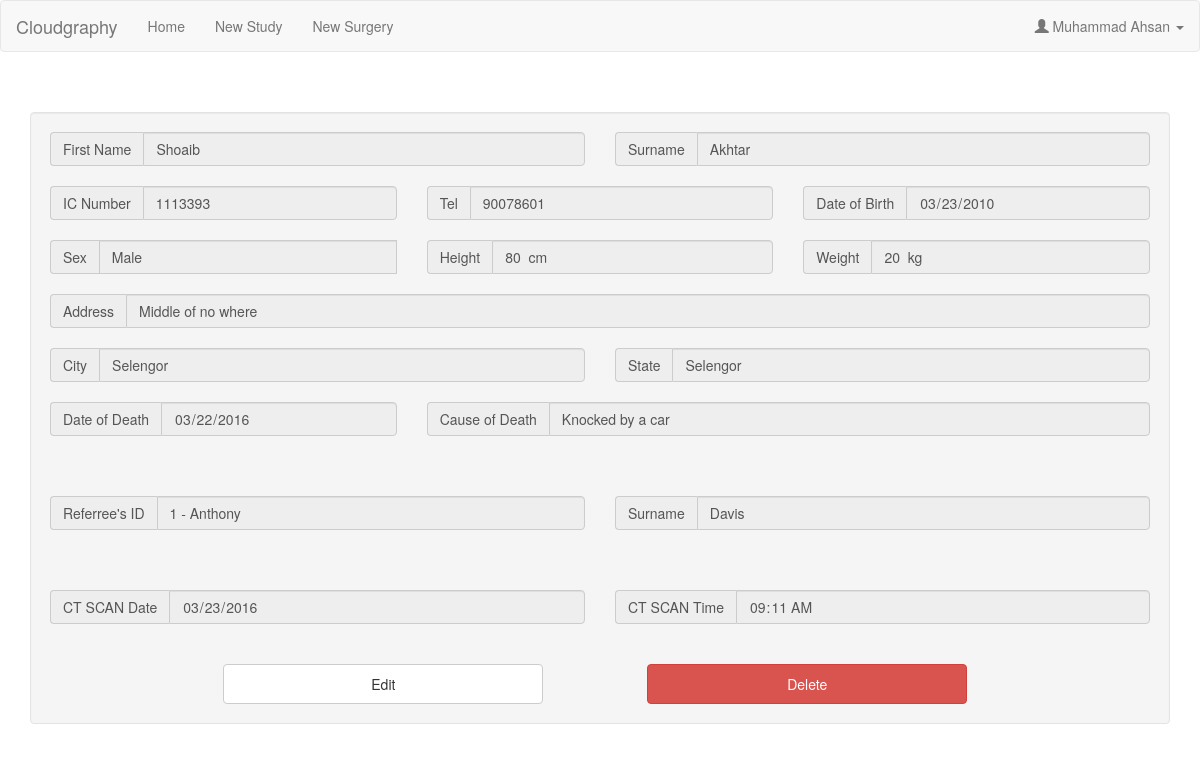
The app's page /studyProfile.php?add=10 (signed in) with its own data.
### tables this page shows
CREATE TABLE `studyobject` (
  `objectID` int(11) NOT NULL,
  `objectFirstname` varchar(255) NOT NULL,
  `objectSurname` varchar(255) NOT NULL,
  `ICNumber` int(11) NOT NULL,
  `telephone` int(11) NOT NULL,
  `DOB` date NOT NULL,
  `Sex` varchar(10) NOT NULL,
  `height` smallint(6) NOT NULL,
  `weight` smallint(6) NOT NULL,
  `homeAddress` varchar(255) NOT NULL,
  `homeCity` varchar(255) NOT NULL,
  `homeState` varchar(255) NOT NULL,
  `DOD` date NOT NULL,
  `deathCause` varchar(255) NOT NULL
);

CREATE TABLE `referees` (
  `referreeID` int(11) NOT NULL,
  `userID` int(11) NOT NULL,
  `firstName` varchar(255) NOT NULL,
  `surName` varchar(255) NOT NULL,
  `surgeryID` int(11) NOT NULL
);

CREATE TABLE `ctscan` (
  `CTScanID` int(11) NOT NULL,
  `date` date NOT NULL,
  `time` time NOT NULL,
  `objectID` int(11) NOT NULL
);

### getUsername.php (called while the page is built)
<?php
include ('conn.php');
$userID = $_SESSION['user_id'];
if( $_SESSION['user_type'] == 'admin'){
	$sql = "SELECT * FROM administrators WHERE userID = '$userID'";
}else{
	$sql = "SELECT * FROM referees WHERE userID = '$userID'";
}
			$result = $conn->query($sql);
			$row = $result->fetch_assoc();
			$fName=$row['firstName'];
			$sName=$row['surName'];
?>

### studyProfile.php (the view, shortened to what this page needs)
<!DOCTYPE html>
<?php include ('getobject.php');?>
<html lang="en">
<head>
  <link rel="stylesheet" href="http://maxcdn.bootstrapcdn.com/bootstrap/3.3.6/css/bootstrap.min.css">
  <link href="css/input.css" rel="stylesheet">
</head>
<body>
	<div class="navBar">
		<?php
		include 'navBar.php';?>
	</div>
<br>
<br>
	<div class="container">
			<form class="well form-horizontal" method="post" enctype="multipart/form-data">
				<div class="row">
					<div class="col-lg-6">
						<div class="input-group">
							<span class="input-group-addon" id="basic-addon2">First Name</span>
							<input type="text" name="objectFN"  class="form-control" id="disabledInput" style="cursor:default;" value="<?php echo $objectfName; ?>" disabled>
						</div>
					</div>
					<div class = "col-lg-6">
						<div class="input-group">
							<span class="input-group-addon" id="basic-addon3">Surname</span>
							<input type="text" name="objectSN" class="form-control" placeholder="Enter Deceased Surname"  id="disabledInput" style="cursor:default;" value="<?php echo $objectsName; ?>" disabled>
						</div>
					</div>
				</div>
				<br>
				<div class="row">
					<div class="col-lg-4">
						<div class="input-group">
							<span class="input-group-addon" id="basic-addon2">IC Number</span>
							<input type="number"  name="objectIC" class="form-control" placeholder="Enter Deceased IC Number" id="disabledInput" style="cursor:default;" value="<?php echo $objectIC; ?>" disabled>
						</div>
					</div>
					<div class="col-lg-4">
						<div class="input-group">
							<span class="input-group-addon" id="basic-addon2">Tel</span>
							<input type="number" name="objectTel" class="form-control" id="disabledInput" style="cursor:default;" value="<?php echo $objectTEL; ?>" disabled>
						</div>
					</div>
					<div class="col-lg-4">
						<div class="input-group">
							<span class="input-group-addon" id="basic-addon2">Date of Birth</span>
							<input type="date" name="objectDOB" class="form-control" id="disabledInput" style="cursor:default;" value="<?php echo $objectDOB; ?>" disabled>
						</div>
					</div>
				</div>
					<br>
				<div class ="row">
					<div class="col-lg-4">
					<div class="input-group">
						<span class="input-group-addon" id="basic-addon2">Sex</span>
							<input class="form-control" id="sel1" name="objectSex" id="disabledInput" style="cursor:default;" value="<?php echo $objectSEX; ?>" disabled>
						<br>
					</div>
					</div>
					<div class="col-lg-4">
						<div class="input-group">
							<span class="input-group-addon" id="basic-addon2">Height</span>
							<input type="text" name="objectHeight" class="form-control" id="disabledInput" style="cursor:default;" value="<?php echo $objectHeight; ?>  cm" disabled>
						</div>
					</div>
					<div class="col-lg-4">
						<div class="input-group">
							<span class="input-group-addon" id="basic-addon2">Weight</span>
							<input type="text" name="objectWeight" class="form-control" id="disabledInput" style="cursor:default;" value="<?php echo $objectWeight; ?>  kg" disabled>
						</div>
					</div>
				</div>
				<br>
				<div class="row">
					<div class="col-lg-12">
						<div class="input-group">
							<span class="input-group-addon" id="basic-addon2">Address</span>
							<input type="text" name="objectAdd" class="form-control"id="disabledInput" style="cursor:default;" value="<?php echo $objectAddress; ?>" disabled>
						</div>
					</div>
				</div>
				<br>
				<div class ="row">
					<div class="col-lg-6">
						<div class="input-group">
							<span class="input-group-addon" id="basic-addon2">City</span>
							<input type="text" name="objectCity" class="form-control" id="disabledInput" style="cursor:default;" value="<?php echo $objectCity; ?>" disabled>
						</div>
					</div>
					<div class="col-lg-6">
						<div class="input-group">
							<span class="input-group-addon" id="basic-addon2">State</span>
							<input type="text" name="objectState" class="form-control "id="disabledInput" style="cursor:default;" value="<?php echo $objectState; ?>" disabled >
						</div>
					</div>
				</div>
				<br>
				<div class ="row">
					<div class="col-lg-4">
						<div class="input-group">
							<span class="input-group-addon" id="basic-addon2">Date of Death</span>
							<input type="date" name="objectDOD" class="form-control" id="disabledInput" style="cursor:default;" value="<?php echo $objectDOD; ?>" disabled >
						</div>
					</div>
					<div class="col-lg-8">
						<div class="input-group">
							<span class="input-group-addon" id="basic-addon2">Cause of Death</span>
							<input type="text" name="objectCause" class="form-control" placeholder="Enter The Cause Of Deceased's Death" id="disabledInput" style="cursor:default;" value="<?php echo $objectCause; ?>" disabled >
						</div>
					</div>
				</div>
					<br>
					<br>
					<br>
					<div class="row">
					<div class="col-lg-6">
						<div class="input-group">
							<span class="input-group-addon" id="basic-addon2">Referree's ID</span>
								<input type="text" class="form-control" id="disabledInput" style="cursor:default;" value="<?php echo $RefID . " - " . $Reffname; ?>" disabled>
						</div>
					</div>
					<div class = "col-lg-6">
						<div class="input-group">
							<span class="input-group-addon" id="basic-addon3">Surname</span>
							<input type="text" name="refSN" class="form-control" id="disabledInput" style="cursor:default;" value="<?php echo $Refsname; ?>" disabled >
						</div>
					</div>
				</div>
				<br>
				<br>
				<br>
				<div class="row">
					<div class="col-lg-6">
						<div class="input-group">
							<span class="input-group-addon" id="basic-addon2">CT SCAN Date</span>
							<input type="date" name="CTDate" class="form-control" id="disabledInput" style="cursor:default;" value="<?php echo $scanDate; ?>" disabled>
						</div>
					</div>
					<div class="col-lg-6">
						<div class="input-group">
							<span class="input-group-addon" id="basic-addon2">CT SCAN Time</span>
							<input type="time" name="CTTime" class="form-control"id="disabledInput" style="cursor:default;" value="<?php echo $scanTime; ?>" disabled>
						</div>
					</div>
				</div>
				<br>
					<br>
					<div class='row'>
						<div class="col-lg-2">
						</div>
						<button  type="button" value="Upload Image" name="Submit" class="btn btn-default" style="width: 320px; height: 40px">Edit</button>
						<button  type="button" class="btn btn-danger" style="width: 320px; margin-left: 100px; height: 40px">Delete</button>
					</div>
					</form>
	</div>
	<br>
</body>
</body>
</html>

### navBar.php (shortened to what this page needs)
<!DOCTYPE html>
<?php
include ('getUsername.php');
?>
<html>
<nav class= "navbar navbar-default">
  <div class="container-fluid">
    <div class="navbar-header">
      <a class="navbar-brand" href="home.php">Cloudgraphy</a>
    </div>
    <ul class="nav navbar-nav">
      <li class="<?php if ($include=="home"){echo 'active';}?>"><a href="home.php">Home</a></li>
      <li class="<?php if ($include=="newPatient"){echo 'active';}?>"><a href="newStudy.php">New Study</a></li>
	  <li class="<?php if ($include=="newSurgery"){echo 'active';}?>"><a href="newStudy.php">New Surgery</a></li>
    </ul>
	      <ul class="nav navbar-nav navbar-right">
				<li><a class="dropdown-toggle" data-toggle="dropdown" href="#"><span class="glyphicon glyphicon-user"></span><?php echo" " .$fName." " .$sName;?>  <span class="caret"></span></a>
				</li>
		  </ul>
		  </nav>
		  </html>

### records on screen
studyobject: objectFN "Shoaib", objectSN "Akhtar", objectIC "1113393", objectTel "90078601", objectDOB "03/23/2010", objectSex "Male", objectHeight "80 cm", objectWeight "20 kg", objectAdd "Middle of no where", objectCity "Selengor", objectState "Selengor", objectDOD "03/22/2016", objectCause "Knocked by a car", firstName "1 - Anthony", refSN "Davis", CTDate "03/23/2016", CTTime "09:11:00"

### other values on screen
$fName "Muhammad"
$sName "Ahsan"
